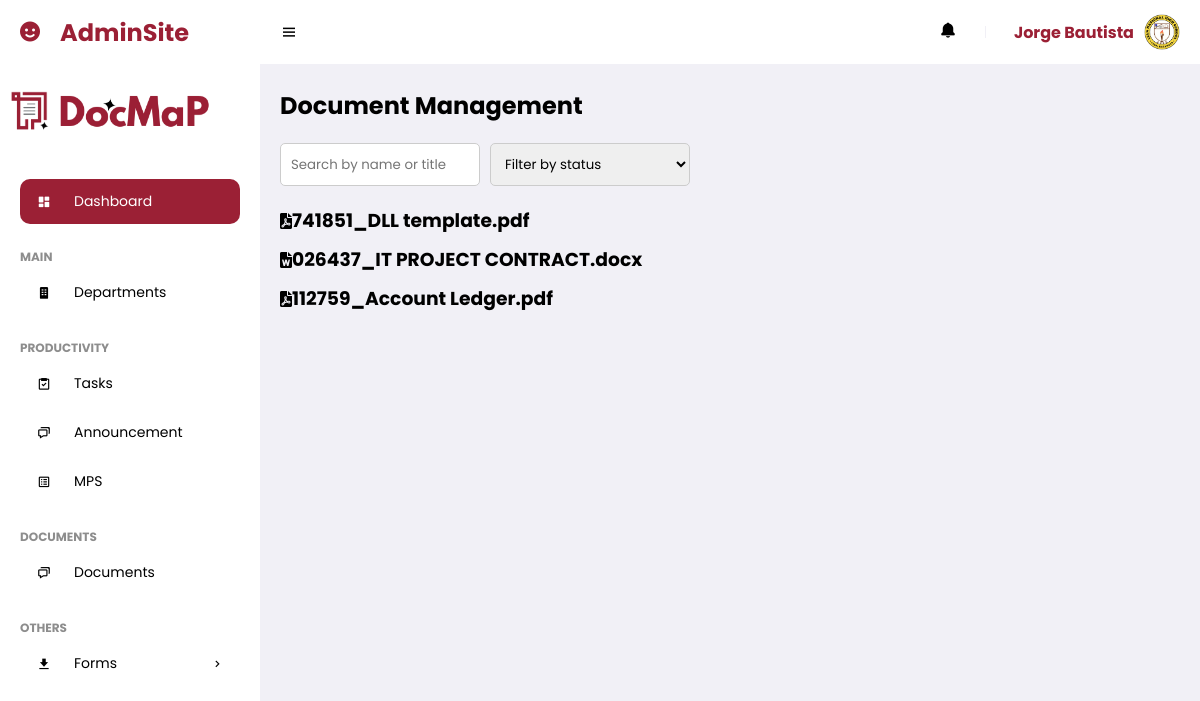
Screenshot of /DeptHead/document.php (signed in) with the database file from the repository.
### tables this page shows
CREATE TABLE `useracc` (
  `UserID` int(11) NOT NULL,
  `Username` varchar(255) NOT NULL,
  `Password` varchar(255) NOT NULL,
  `fname` varchar(255) NOT NULL,
  `mname` varchar(255) NOT NULL,
  `lname` varchar(255) NOT NULL,
  `bday` date NOT NULL,
  `mobile` varchar(255) NOT NULL,
  `sex` enum('Male','Female') NOT NULL,
  `address` text NOT NULL,
  `email` varchar(255) NOT NULL,
  `profile` varchar(255) DEFAULT 'profile.jpg',
  `date_registered` timestamp NOT NULL DEFAULT current_timestamp(),
  `Status` enum('Pending','Approved','Rejected') NOT NULL,
  `role` enum('Admin','Department Head','Teacher') NOT NULL DEFAULT 'Teacher',
  `Rank` varchar(255) DEFAULT NULL,
  `dept_ID` int(11) DEFAULT NULL
);

CREATE TABLE `documents` (
  `DocuID` int(11) NOT NULL,
  `GradeLevelFolderID` int(11) DEFAULT NULL,
  `UserFolderID` int(11) DEFAULT NULL,
  `UserID` int(11) NOT NULL,
  `ContentID` int(11) NOT NULL,
  `TaskID` int(11) NOT NULL,
  `name` varchar(255) NOT NULL,
  `mimeType` varchar(255) NOT NULL,
  `size` int(11) NOT NULL,
  `uri` varchar(255) NOT NULL,
  `Status` int(11) NOT NULL,
  `TimeStamp` timestamp NOT NULL DEFAULT current_timestamp()
);

### DeptHead/document.php (the view, shortened to what this page needs)
<?php
function getIconForMimeType($mimeType) {
    $icon = 'file';
    $mimeTypeIcons = [
        'application/pdf' => 'fa-file-pdf',
        'application/msword' => 'fa-file-word',
        'application/vnd.ms-excel' => 'fa-file-excel',
        'application/vnd.openxmlformats-officedocument.wordprocessingml.document' => 'fa-file-word',
        'application/vnd.openxmlformats-officedocument.spreadsheetml.sheet' => 'fa-file-excel',
        'image/jpeg' => 'fa-file-image',
        'image/png' => 'fa-file-image',
        'text/plain' => 'fa-file-alt',
    ];
    if (array_key_exists($mimeType, $mimeTypeIcons)) {
        $icon = $mimeTypeIcons[$mimeType];
    }
    return $icon;
}
?>
<!DOCTYPE html>
<html lang="en">
<head>
    <link href='https://unpkg.com/boxicons@2.0.9/css/boxicons.min.css' rel='stylesheet'>
    <link href="https://unpkg.com/ionicons@5.5.2/dist/ionicons.css" rel="stylesheet">
    <link rel="stylesheet" href="assets/css/styles.css">
    <link rel="stylesheet" href="https://cdnjs.cloudflare.com/ajax/libs/font-awesome/6.0.0-beta3/css/all.min.css">
    <link rel="stylesheet" href="https://cdn.jsdelivr.net/npm/sweetalert2@11/dist/sweetalert2.min.css">
</head>
<body>
    <section id="sidebar">
        <a href="#" class="brand"><i class='bx bxs-smile icon'></i> AdminSite</a>
        <?php include 'navbar.php'; ?>
    </section>
    <section id="content">
        <?php include 'topbar.php'; ?>
        <main>
            <div class="header">
                <h1>Document Management</h1>
            </div>
            <div class="search-filter">
                <input type="text" placeholder="Search by name or title" id="search">
                <select id="filter-status">
                    <option value="">Filter by status</option>
                </select>
            </div>
            <div class="document-list">
                <?php
                $sql = "SELECT * FROM documents WHERE Status = 1";
                if ($result = $conn->query($sql)) {
                    if ($result->num_rows > 0) {
                        while($row = $result->fetch_assoc()) {
                            $iconClass = getIconForMimeType($row["mimeType"]);
                            echo '<div class="document-item">';
                            echo '<i class="fas ' . $iconClass . '"></i>';
                            echo '<h3>' . htmlspecialchars($row["name"]) . '</h3>';
                            echo '</div>';
                        }
                    } else {
                        echo '<p>No documents found.</p>';
                    }
                } else {
                    echo '<p>Error: ' . htmlspecialchars($conn->error) . '</p>';
                }
                ?>
            </div>
        </main>
    </section>
</body>
</html>

### DeptHead/topbar.php (shortened to what this page needs)
<nav>
    <i class='bx bx-menu toggle-sidebar'></i>
    <a href="#" class="nav-link" id="notification-link">
        <?php
        if (isset($_SESSION['user_id'])) {
        ?>
        <i class='bx bxs-bell icon' id="notification-icon"></i>
        <?php } ?>
    </a>
    <div class="profile">
        <?php
        include 'connection.php';
        if (isset($_SESSION['user_id'])) {
            $userId = $_SESSION['user_id'];
            $sql = "SELECT Profile, CONCAT(Fname, ' ', Lname) AS fullname FROM useracc WHERE UserID = ?";
            $stmt = $conn->prepare($sql);
            if ($stmt) {
                $stmt->bind_param("s", $userId);
                $stmt->execute();
                $stmt->bind_result($profileImage, $fullName);
                $profileImagePath = "../img/UserProfile/" . $profileImage;
                if (file_exists($profileImagePath)) {
                    echo "<span class='user-name'>{$fullName}</span>";
                    echo "<img src='{$profileImagePath}' alt='Profile Image' class='profile-image'>";
                } else {
                    echo "<span class='user-name'>{$fullName}</span>";
                    echo "<img src='default_profile_image.jpg' alt='Profile Image' class='profile-image'>";
                }
            } else {
                echo "Error preparing statement: " . $conn->error;
            }
        } else {
            echo "User not logged in.";
        }
        ?>
    </div>
</nav>

### DeptHead/assets/css/styles.css (style rules this page uses)
* { font-family: 'Poppins', sans-serif; margin: 0; padding: 0; box-sizing: border-box; }
:root { --grey: #F1F0F6; --dark-grey: #8D8D8D; --light: #fff; --dark: #000; --green: #81D43A; --light-green: #E3FFCB; --blue: #9B2035; --light-blue: #D0E4FF; --dark-blue: #0C5FCD; --red: #FC3B56; }
html { overflow-x: hidden; }
body { background: var(--grey); overflow-x: hidden; }
a { text-decoration: none; }
#sidebar { position: fixed; max-width: 260px; width: 100%; background: var(--light); top: 0; left: 0; height: 100%; overflow-y: auto; scrollbar-width: none; transition: all .3s ease; z-index: 200; }
#sidebar .brand { font-size: 24px; display: flex; align-items: center; height: 64px; font-weight: 700; color: var(--blue); position: sticky; top: 0; left: 0; z-index: 100; background: var(--light); transition: all .3s ease; padding: 0 6px; }
#sidebar .icon { min-width: 48px; display: flex; justify-content: center; align-items: center; margin-right: 6px; }
#content { position: relative; width: calc(100% - 260px); left: 260px; transition: all .3s ease; }
nav { background: var(--light); height: 64px; padding: 0 20px; display: flex; align-items: center; grid-gap: 28px; position: sticky; top: 0; left: 0; z-index: 100; }
nav .toggle-sidebar { font-size: 18px; cursor: pointer; }
nav .nav-link { position: relative; }
nav .nav-link .icon { font-size: 18px; color: var(--dark); }
nav .profile { position: relative; }
nav .profile img { width: 36px; height: 36px; border-radius: 50%; object-fit: cover; cursor: pointer; }
main { width: 100%; padding: 24px 20px 20px 20px; }

### DeptHead/document.php (style rules this page uses)
body { font-family: Arial, sans-serif; margin: 0; padding: 0; }
.header { display: flex; align-items: center; justify-content: space-between; margin-bottom: 20px; }
.search-filter { display: flex; gap: 10px; margin-bottom: 20px; }
.search-filter input, .search-filter select { padding: 10px; border: 1px solid #ccc; border-radius: 5px; width: 200px; }
.document-list, .document-details { margin-top: 20px; }
.document-item { display: flex; align-items: center; margin-bottom: 10px; }

### DeptHead/topbar.php (style rules this page uses)
.profile { display: flex; align-items: center; }
.user-name { margin-right: 10px; font-weight: bold; color: #9B2035; }
.profile-image { width: 40px; height: 40px; border-radius: 50%; }

### rows the page displays
useracc: profile (picture)
documents: name "741851_DLL template.pdf"
documents: name "026437_IT PROJECT CONTRACT.docx"
documents: name "112759_Account Ledger.pdf"

### other values shown
$fullName "Jorge Bautista"
